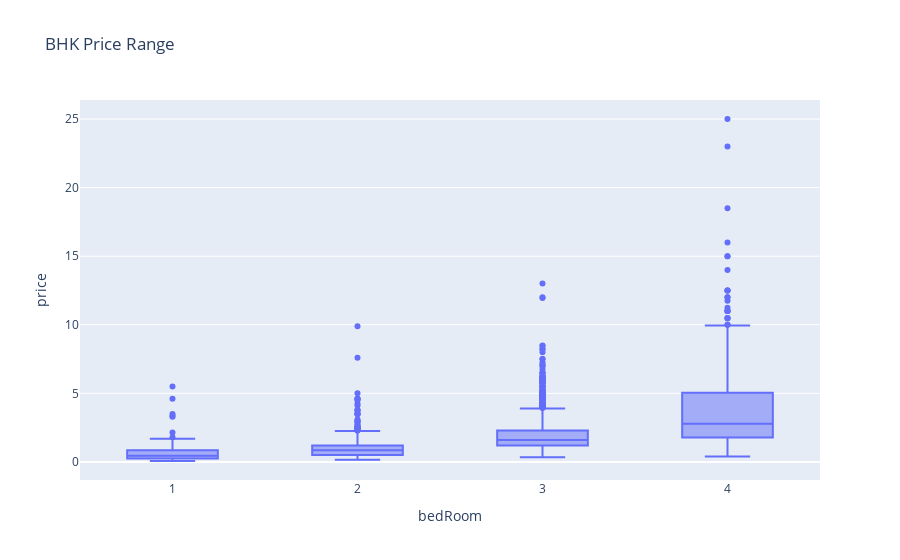

The notebook cell this image was saved under:
### Code cell
temp_df = df[df['bedRoom'] <= 4]
# Create side-by-side boxplots of the total bill amounts by day
fig = px.box(temp_df, x='bedRoom', y='price', title='BHK Price Range')

# Show the plot
fig.show()

### Figure 1 — Plotly figure (JSON) as saved in the notebook; plotly's stock layout.template omitted (floating-point values rounded to 4 significant figures; data arrays with more than 128 entries replaced by an {"elided": "..."} marker saying what was removed)
{"data": [{"alignmentgroup": "True", "hovertemplate": "bedRoom=%{x}<br>price=%{y}<extra></extra>", "legendgroup": "", "marker": {"color": "#636efa"}, "name": "", "notched": false, "offsetgroup": "", "orientation": "v", "showlegend": false, "type": "box", "x": {"elided": "3250 float values"}, "x0": " ", "xaxis": "x", "y": {"elided": "3250 float values"}, "y0": " ", "yaxis": "y"}], "layout": {"boxmode": "group", "legend": {"tracegroupgap": 0}, "title": {"text": "BHK Price Range"}, "xaxis": {"anchor": "y", "domain": [0, 1], "title": {"text": "bedRoom"}}, "yaxis": {"anchor": "x", "domain": [0, 1], "title": {"text": "price"}}}}
